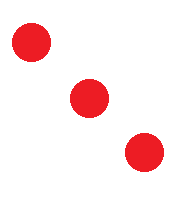
#> input picture cara_dado.png, 195 x 200 px
$ python ejercicio2.py
#> lines starting #> are read from the running program, lines starting #| are printed output that depends on the picture; after the words box and inside, x2 and y2 are one past the last pixel; in counts of white or black regions, pixels touching at a corner belong together
import cv2

img = cv2.imread('cara_dado.png',0)
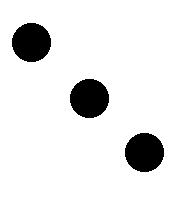
#> img: shape (200, 195); values 138 (black) and 255 (white), 90.8% white; 3 black regions, box (x1, y1, x2, y2) and area: (12, 23, 51, 62) 1199, (70, 79, 109, 118) 1199, (125, 133, 164, 172) 1199

bordes = cv2.Canny(img, 100,500)
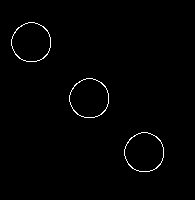
#> bordes: shape (200, 195); 0.98% white in thin lines or dots, all inside (x1, y1, x2, y2) = (11, 22, 164, 172)
bordes = cv2.dilate(bordes, None, iterations=1)
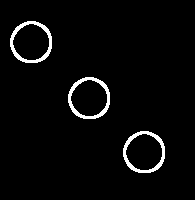
#> bordes: shape (200, 195); 3.4% white; 3 white regions
bordes = cv2.erode(bordes, None, iterations=1)

# contorno
contorno, jerarq = cv2.findContours(bordes, cv2.RETR_EXTERNAL, cv2.CHAIN_APPROX_SIMPLE)
#> contorno = 3 contours; box (x1, y1, x2, y2) and area: (124, 132, 164, 172) 1204, (69, 78, 109, 118) 1204, (11, 22, 51, 62) 1204; jerarq = [[1, -1, -1, -1], [2, 0, -1, -1], [-1, 1, -1, -1]]
cv2.drawContours(img, contorno, -1, (0,0,0),2)
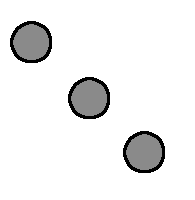
#> img: shape (200, 195); 3.26% of pixels changed, all inside (x1, y1, x2, y2) = (10, 21, 165, 173)

cv2.imshow("dados",img)

cv2.waitKey(0)
cv2.destroyAllWindows()
